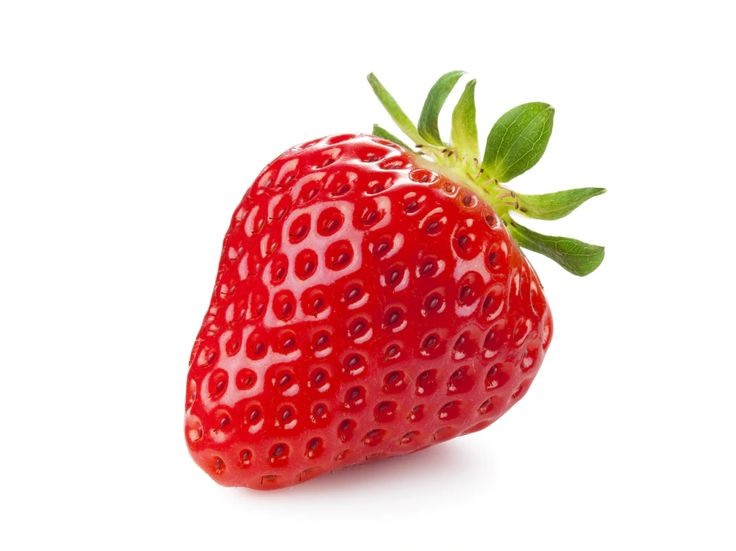
#> input picture fruit.jpg, 736 x 551 px
$ jupyter execute PR_Assignment1.ipynb   (shell and % lines are left out)
#> lines starting #> are read from the running program, lines starting #| are printed output that depends on the picture; after the words box and inside, x2 and y2 are one past the last pixel; in counts of white or black regions, pixels touching at a corner belong together
PR Assignment 1
Name: Chinmay Singhania
Roll No: BECOC337

[cell 1]
import cv2
import numpy as np
from matplotlib import pyplot as plt

[cell 2]
# Load the fruit image
img = cv2.imread('fruit.jpg')
#> img is the input picture: shape (551, 736, 3); mean B, G, R 198.5, 200.7, 238
plt.imshow(img)
plt.show()

[cell 3]
# Convert the image to grayscale
gray = cv2.cvtColor(img, cv2.COLOR_BGR2GRAY)
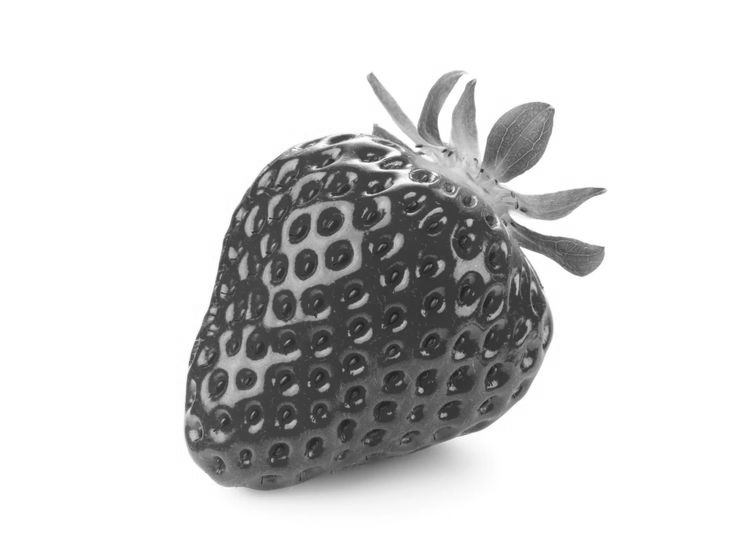
#> gray: shape (551, 736); min 29, max 255, mean 211.6

[cell 4]
# Perform edge detection on the grayscale image
edges = cv2.Canny(gray, 100, 200)
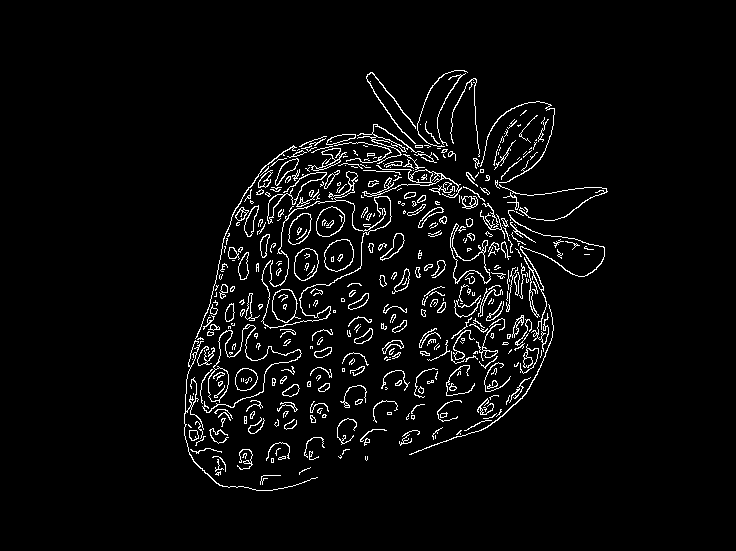
#> edges: shape (551, 736); 4.1% white in thin lines or dots, all inside (x1, y1, x2, y2) = (184, 70, 608, 491)

[cell 5]
# Apply a Gaussian blur to the grayscale image
blurred = cv2.GaussianBlur(gray, (5, 5), 0)

[cell 6]
# Perform color-based segmentation on the original image
hsv = cv2.cvtColor(img, cv2.COLOR_BGR2HSV)
#> hsv: shape (551, 736, 3); mean H, S, V 38.7, 55.3, 238.7
lower_range = np.array([0, 50, 50])
upper_range = np.array([10, 255, 255])
mask = cv2.inRange(hsv, lower_range, upper_range)
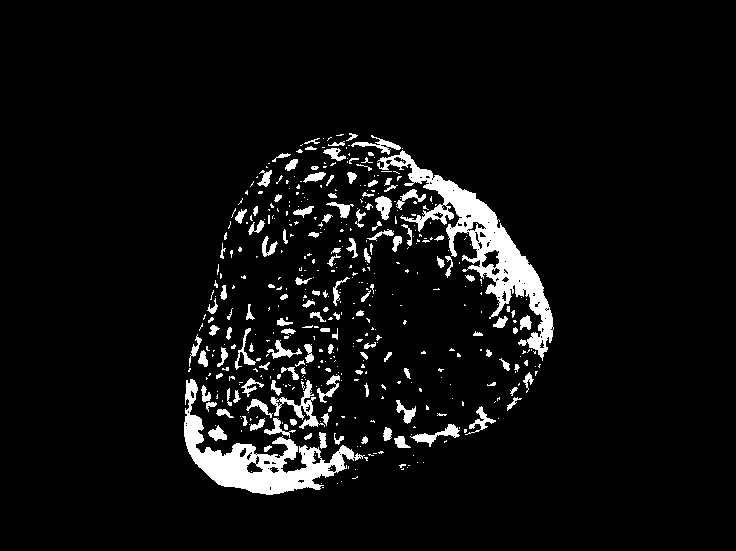
#> mask: shape (551, 736); 6% white; 463 white regions (328 under 20 px), largest, box (x1, y1, x2, y2) and area: (377, 150, 554, 361) 7034, (184, 379, 365, 495) 5635, (270, 380, 325, 429) 629

[cell 7]
# Apply morphological operations to the color-based mask
kernel = cv2.getStructuringElement(cv2.MORPH_ELLIPSE, (5, 5))
mask = cv2.morphologyEx(mask, cv2.MORPH_OPEN, kernel)
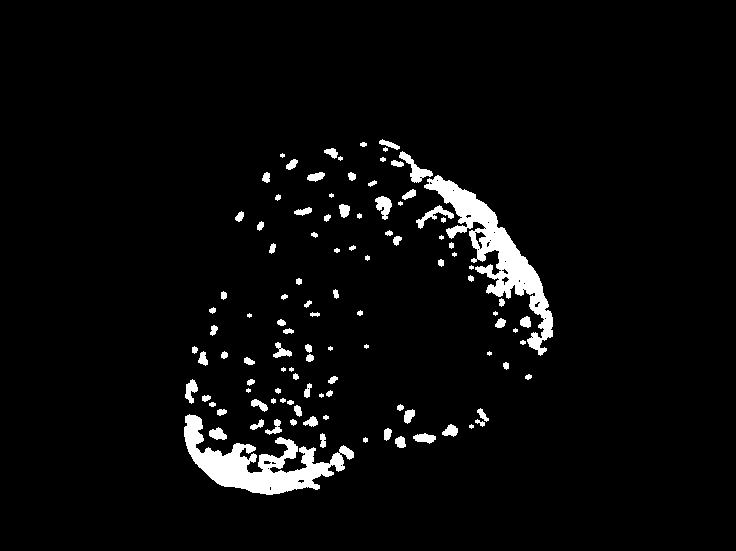
#> mask: shape (551, 736); 4.1% white; 108 white regions (19 under 20 px), largest, box (x1, y1, x2, y2) and area: (424, 175, 553, 356) 5321, (184, 414, 354, 495) 5102, (399, 151, 433, 183) 354

[cell 8]
# Combine the edge and color-based masks
mask = cv2.bitwise_or(mask, edges)
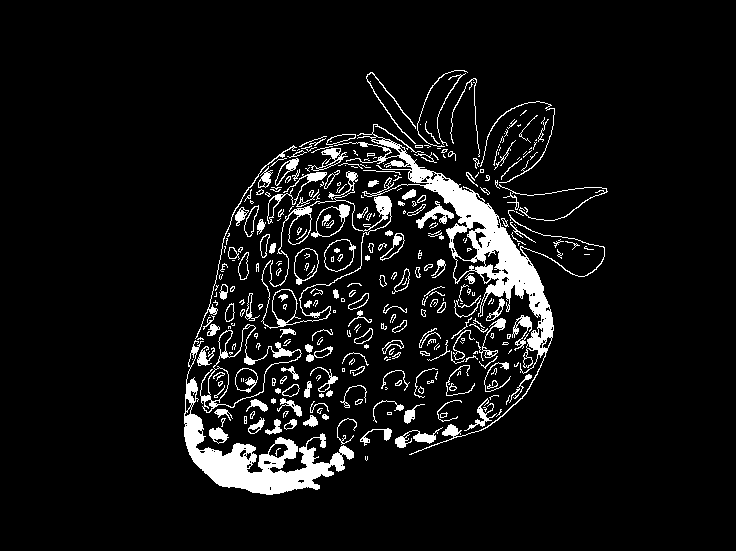
#> mask: shape (551, 736); 7.4% white; 339 white regions (163 under 20 px)

[cell 9]
# Find contours in the combined mask
contours, hierarchy = cv2.findContours(mask, cv2.RETR_EXTERNAL, cv2.CHAIN_APPROX_SIMPLE)
#> contours = 312 contours, 211 with area under 20; largest, box (x1, y1, x2, y2) and area: (334, 124, 605, 455) 8232, (184, 340, 354, 495) 5648, (200, 324, 302, 413) 3331, (261, 171, 392, 329) 1925, (311, 204, 350, 238) 742

[cell 10]
# Draw the contours on the original image
cv2.drawContours(img, contours, -1, (0, 255, 0), 2)
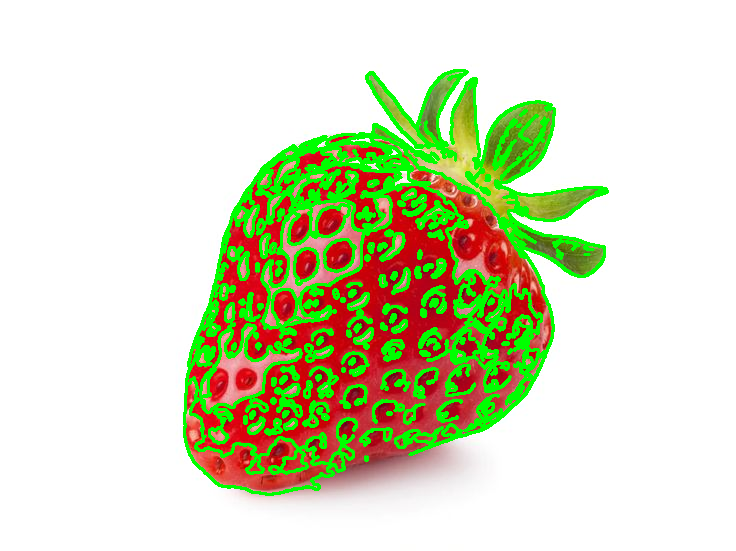
#> img: shape (551, 736, 3); 11.59% of pixels changed, all inside (x1, y1, x2, y2) = (183, 69, 609, 496)
